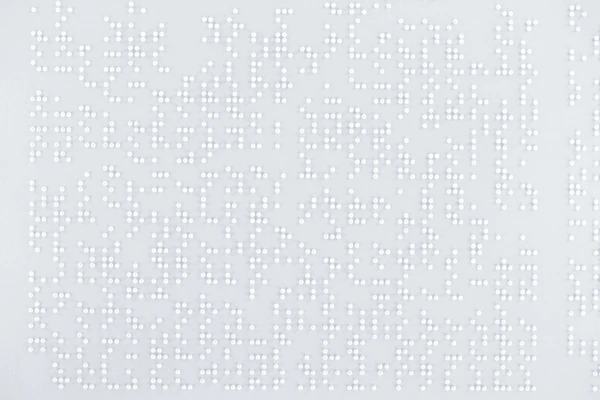
#> input picture 5.webp, 600 x 400 px
$ python -i processamento_imagem.py   (imports and definitions only)
#> lines starting #> are read from the running program, lines starting #| are printed output that depends on the picture; after the words box and inside, x2 and y2 are one past the last pixel; in counts of white or black regions, pixels touching at a corner belong together
import cv2
import numpy
import math

class ProcessadorImagem:
    def __init__(self, caminho_imagem: str):
        # Carregar imagem
        self.imagem_original = self._carregar_imagem(caminho_imagem)
        self.altura, self.largura = self.imagem_original.shape[:2]
        self.imagem_processada = self.processar_imagem()

    def _carregar_imagem(self, caminho: str) -> numpy.ndarray:
        """Carrega a imagem e verifica se foi bem sucedido."""
#> called with caminho = '5.webp'
        imagem = cv2.imread(caminho)
#> imagem is the input picture: shape (400, 600, 3); mean B, G, R 233.3, 229.6, 225.7
        if imagem is None:
            raise IOError(f'Não foi possível abrir a imagem: {caminho}')

        return imagem

    def processar_imagem(self) -> numpy.ndarray:

        imagem = self._pre_processamento()
        imagem = self._binarizar_imagem(imagem)
        imagem = self._aplicar_morfologia(imagem)

        return self._remover_ruido(imagem)

    def _pre_processamento(self) -> numpy.ndarray:
        # Conversão para escala de cinza
        imagem = cv2.cvtColor(self.imagem_original, cv2.COLOR_BGR2GRAY)
#> imagem: shape (400, 600)

        # Correção de gamma (ajuste de brilho/contraste)
        imagem = self._correcao_gamma(imagem)

        return self._aplicar_clahe(imagem)

    def _correcao_gamma(self, imagem: numpy.ndarray) -> numpy.ndarray:
        gamma = self._calcular_gamma(imagem)
#> in _calcular_gamma, `brilho = numpy.mean(imagem)`: brilho = 228.7
#> in _calcular_gamma, `gamma = math.log(0.5) / math.log(brilho/255)`: gamma = 6.36
#> gamma = 3

        tabela = numpy.array([((i/255.0)**(1.0/gamma)) * 255 for i in numpy.arange(0, 256)]).astype('uint8')
#> tabela = 256 values from 0 to 255

        return cv2.LUT(imagem, tabela)
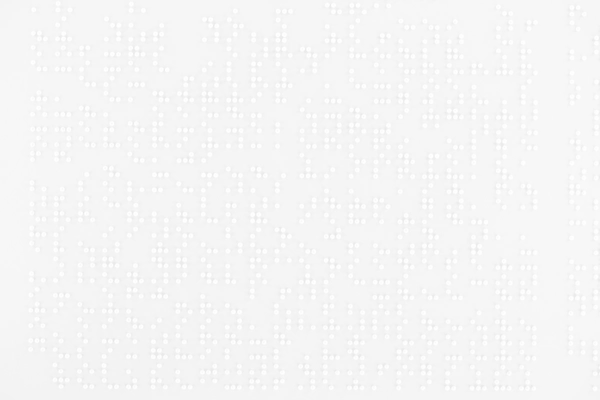
#> returned value: shape (400, 600); min 231, max 255, mean 245.4

    def _calcular_gamma(self, imagem:numpy.ndarray) -> float:
        brilho = numpy.mean(imagem)
        if brilho < 5: return 3.0
        if brilho > 250: return 0.4

        gamma = math.log(0.5) / math.log(brilho/255)

        return numpy.clip(gamma, 0.4, 3.0)

    def _aplicar_clahe(self, imagem: numpy.ndarray) -> numpy.ndarray:
        # Aplicação do CLAHE (Equalização Adaptativa de Histograma) para melhorar o contraste local da imagem.
        # O 'clipLimit' controla o limite de contraste e o 'tileGridSize' define o tamanho dos blocos para a equalização.
        clahe = cv2.createCLAHE(
            clipLimit = 2.0,
            tileGridSize = (8, 8) if max(self.altura, self.largura) < 2000 else (16, 16)
        )
        imagem = clahe.apply(imagem)

        return self._reduzir_ruido(imagem)

    def _reduzir_ruido(self, imagem: numpy.ndarray) -> numpy.ndarray:
        imagem_suavizada = cv2.medianBlur(imagem, 3)

        return cv2.GaussianBlur(imagem_suavizada, (5, 5), 0)

    def _binarizar_imagem(self, imagem: numpy.ndarray) -> numpy.ndarray:
        # Limiarização adaptativa com parâmetros dinâmicos(para destacar pontos)
        block_size = max(3, int(min(self.altura, self.largura) * 0.02) // 2 * 2 + 1)
#> block_size = 9

        return cv2.adaptiveThreshold(
            imagem, 255,
            cv2.ADAPTIVE_THRESH_GAUSSIAN_C,
            cv2.THRESH_BINARY_INV,
            block_size, 3
        )
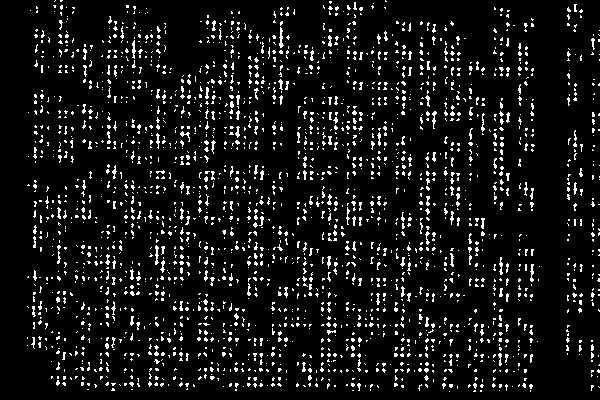
#> returned value: shape (400, 600); 8.1% white in thin lines or dots

    def _aplicar_morfologia(self, imagem: numpy.ndarray) -> numpy.ndarray:
        tamanho_kernel = max(1, int(min(self.altura, self.largura)*0.005))
#> tamanho_kernel = 2
        tamanho_kernel = tamanho_kernel + 1 if tamanho_kernel % 2 == 0 else tamanho_kernel
#> tamanho_kernel = 3

        # Operações morfológicas: erosão para separar pontos conectados e dilatação para recuperar forma
        kernel = cv2.getStructuringElement(cv2.MORPH_ELLIPSE, (tamanho_kernel, tamanho_kernel))
#> kernel = [[0, 1, 0], [1, 1, 1], [0, 1, 0]]
        # imagem_erodida = cv2.erode(imagem_binaria, kernel, iterations=1)
        # imagem_processada = cv2.dilate(imagem_erodida, kernel, iterations=1)

        abertura = cv2.morphologyEx(imagem, cv2.MORPH_OPEN, kernel)
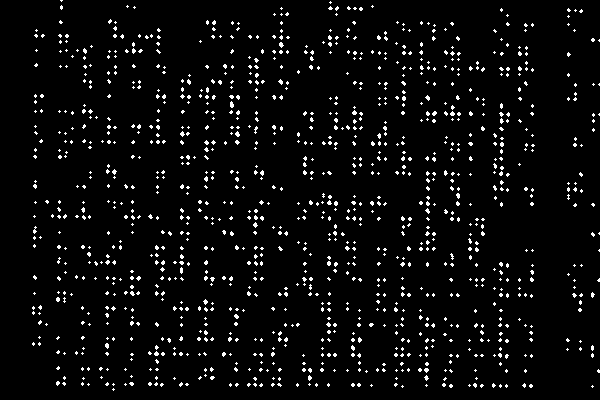
#> abertura: shape (400, 600); 4.4% white in thin lines or dots
        fechamento = cv2.morphologyEx(abertura, cv2.MORPH_CLOSE, kernel, iterations=1)
#> fechamento: shape (400, 600); 4.5% white in thin lines or dots

        return fechamento

    def _remover_ruido(self, imagem:numpy.ndarray) -> numpy.ndarray:
        # Encontrar comOI: 10.1109/SCISISIS61014.2024.10759883ponentes conectados
        n_labels, labels, stats, _ = cv2.connectedComponentsWithStats(
            cv2.bitwise_not(imagem),
            connectivity=8
        )
#> labels: shape (400, 600) int32; values 0 (black) and 1 (white), 95.5% white; black in thin lines or dots
#> n_labels = 2; stats = [[32, 0, 568, 391, 10687], [0, 0, 600, 400, 229313]]

        mascara = numpy.zeros_like(imagem, dtype=numpy.uint8)

        if n_labels < 2:
            return imagem

        areas = stats[1:, cv2.CC_STAT_AREA]
#> areas = [229313]
        if not areas.size:
            return imagem

        # Cálculo dinâmico de limiares baseado na distribuição de áreas
        q25, q75 = numpy.percentile(areas, [25, 75])
#> q25 = 229313; q75 = 229313
        iqr = q75 - q25
#> iqr = 0
        limiar_min = max(3, q25 - 1.5 * iqr)
#> limiar_min = 229313
        limiar_max = q75 + 1.5 * iqr
#> limiar_max = 229313

        for i in range(1, n_labels):  # Ignorar o fundo (componente 0)
            area = stats[i, cv2.CC_STAT_AREA]
            width = stats[i, cv2.CC_STAT_WIDTH]
            height = stats[i, cv2.CC_STAT_HEIGHT]

             # Filtros combinados
            if (limiar_min < area < limiar_max and
                0.7 < width/height < 1.3 and
                (width + height) * 0.25 > numpy.sqrt(area/numpy.pi) and
                area > numpy.pi * (min(width, height)/2)**2 * 0.6):

                mascara[labels == i] = 255
#> this loop made 1 pass
#> (area, width, height) on pass 1: (229313, 600, 400)
#> mascara: shape (400, 600); every value is 0

        # Reaplicar máscara mantendo a orientação original
        resultado = cv2.bitwise_and(imagem, imagem, mask=cv2.bitwise_not(mascara))
        return resultado

    def mostrar_resultados(self):
        cv2.imshow('Original', self.imagem_original)
        cv2.imshow('Processada', self.imagem_processada)
        cv2.waitKey(0)
        cv2.destroyAllWindows()

>>> result = ProcessadorImagem('5.webp').processar_imagem()
#> the loop in _remover_ruido (call 2), `for i in range(1, n_labels):` made 1 pass

$ run again, on 3.png
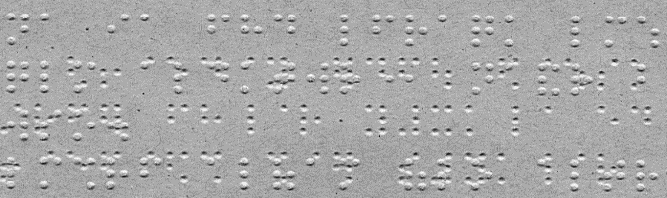
#> input picture 3.png, 667 x 198 px
#> in _carregar_imagem, imagem is the input picture: shape (198, 667, 3); min 20, max 255, mean 168.6
#> brilho = 168.6
#> in _calcular_gamma, `gamma = math.log(0.5) / math.log(brilho/255)`: gamma = 1.68
#> tabela = 256 values from 0 to 255
#> in _reduzir_ruido, `return cv2.GaussianBlur(imagem_suavizada, (5, 5), 0)`:
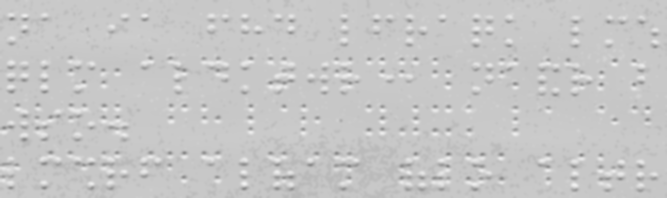
#> returned value: shape (198, 667); min 136, max 242, mean 198.5
#> in _binarizar_imagem, `return cv2.adaptiveThreshold( imagem, 255, cv2.ADAPTIVE_THRESH_GAUSSIA..`:
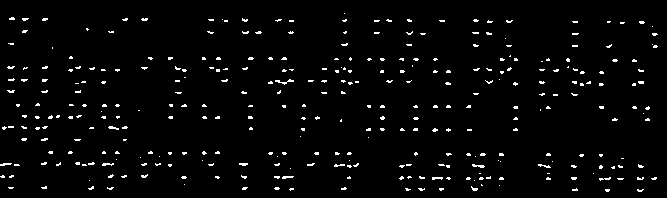
#> returned value: shape (198, 667); 2.8% white in thin lines or dots, all inside (x1, y1, x2, y2) = (0, 13, 658, 192)
#> n_labels = 2; stats = [[0, 13, 658, 179, 3762], [0, 0, 667, 198, 128304]]
#> areas = [128304]
#> q25 = 128304
#> iqr = 0
#> limiar_min = 128304
#> the loop in _remover_ruido, `for i in range(1, n_labels):` made 1 pass
#> (area, width, height) on pass 1: (128304, 667, 198)
#> the loop in _remover_ruido (call 2), `for i in range(1, n_labels):` made 1 pass

$ run again, on 6.jpg
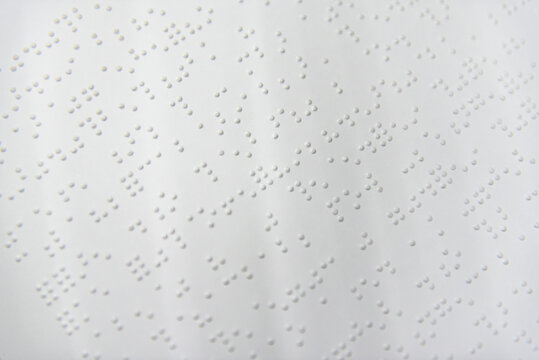
#> input picture 6.jpg, 539 x 360 px
#> in _carregar_imagem, imagem is the input picture: shape (360, 539, 3); mean B, G, R 218.1, 217.9, 216.7
#> brilho = 217.5
#> in _calcular_gamma, `gamma = math.log(0.5) / math.log(brilho/255)`: gamma = 4.36
#> in _correcao_gamma, `gamma = self._calcular_gamma(imagem)`: gamma = 3
#> tabela = 256 values from 0 to 255
#> in _correcao_gamma, `return cv2.LUT(imagem, tabela)`:
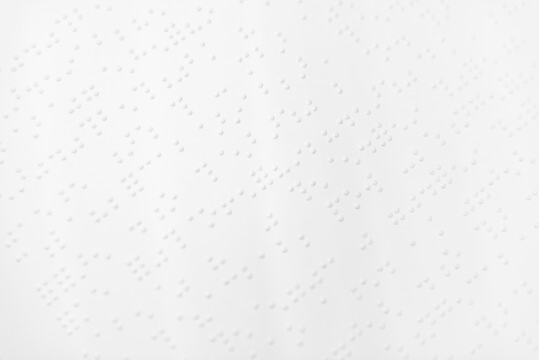
#> returned value: shape (360, 539); min 207, max 251, mean 241.3
#> in _binarizar_imagem, `return cv2.adaptiveThreshold( imagem, 255, cv2.ADAPTIVE_THRESH_GAUSSIA..`:
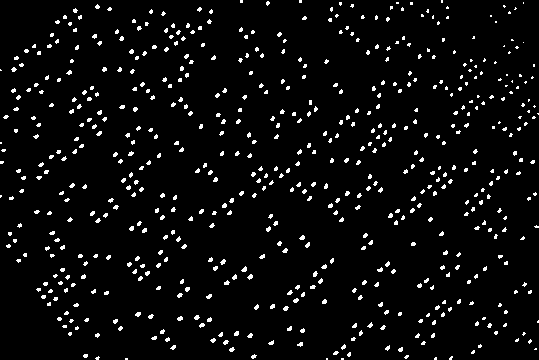
#> returned value: shape (360, 539); 4.6% white in thin lines or dots
#> labels: shape (360, 539) int32; values 0 (black) and 1 (white), 95.4% white; black in thin lines or dots
#> n_labels = 2; stats = [[0, 0, 539, 360, 9013], [0, 0, 539, 360, 185027]]
#> areas = [185027]
#> q25 = 185027
#> iqr = 0
#> limiar_min = 185027
#> the loop in _remover_ruido, `for i in range(1, n_labels):` made 1 pass
#> (area, width, height) on pass 1: (185027, 539, 360)
#> the loop in _remover_ruido (call 2), `for i in range(1, n_labels):` made 1 pass
